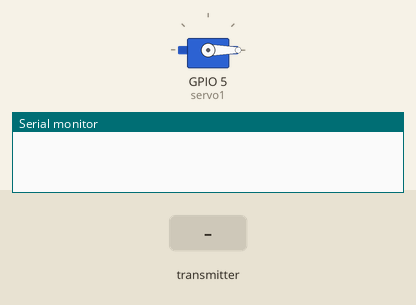
Recording of a sketch running on a simulated ESP8266 (NodeMCU). Shown: servo, the last lines printed to the serial monitor. The test bench sets the inputs (shaded band).

Above: at 1.2 s.
1.3 s: the transmitter starts sending pot = 256
At 1.8 s:
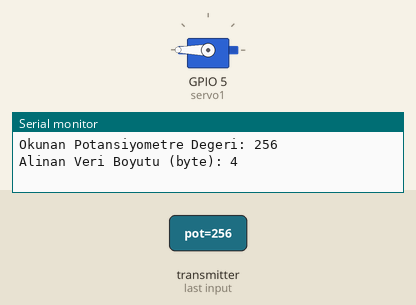
2.8 s: the transmitter starts sending pot = 1023
At 4.0 s:
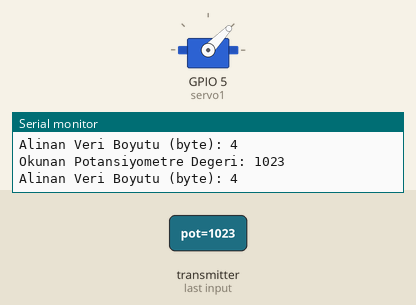
4.3 s: the transmitter starts sending pot = 0
At 5.4 s:
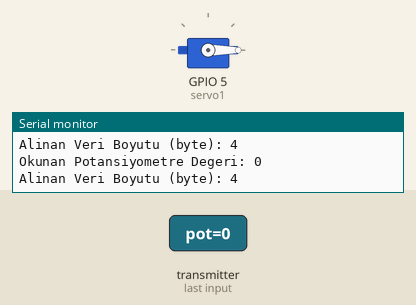
Timing chart, 0 to 7.3 s (numbered marks = the images above; inputs shaded):
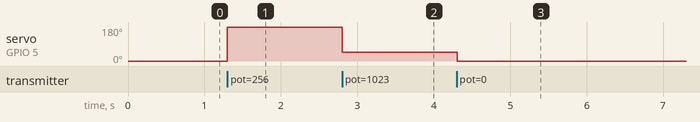

Measured:
- after the input at 1.3 s, servo on GPIO 5 (servo1): 0° → 180° at once
- after the input at 2.8 s, servo on GPIO 5 (servo1): 180° → 46° at once
- after the input at 4.3 s, servo on GPIO 5 (servo1): 46° → 0° at once

The sketch:

alici.ino
```cpp
//ALICI

#include <ESP8266WiFi.h>
#include <espnow.h>
#include <Servo.h>


typedef struct struct_message
{
  int pot; // Potansiyometreden Okunan Değer

} struct_message;

struct_message haberlesmeverileri;

void OnDataRecv(uint8_t * mac, uint8_t *incomingData, uint8_t len) // Veri Alım Kontrolü
{
  memcpy(&haberlesmeverileri, incomingData, sizeof(haberlesmeverileri));
  Serial.print("Okunan Potansiyometre Degeri: ");
  Serial.println(haberlesmeverileri.pot);
  Serial.print("Alinan Veri Boyutu (byte): ");
  Serial.println(len);
}

Servo servo1; // Sistemdeki servo tanıtıldı

void setup()
{
  Serial.begin(115200);
  WiFi.mode(WIFI_STA); // WiFi Station Modu Aktif

  servo1.attach(5); // Servoya bağlı olan pin tanıtıldı [D1 pini]

  if (esp_now_init() != 0) // ESP-NOW Aktif
  {
    Serial.println("Hata: ESP-NOW Baslatilirken Bir Sorun Olustu!");
    return;
  }

  esp_now_set_self_role(ESP_NOW_ROLE_SLAVE); // Kart alıcı moduna ayarlandı
  esp_now_register_recv_cb(OnDataRecv); // Veri Alma İşlemi
}

void loop()
{
  servo1.write(haberlesmeverileri.pot);
  delay(20);
}
```
